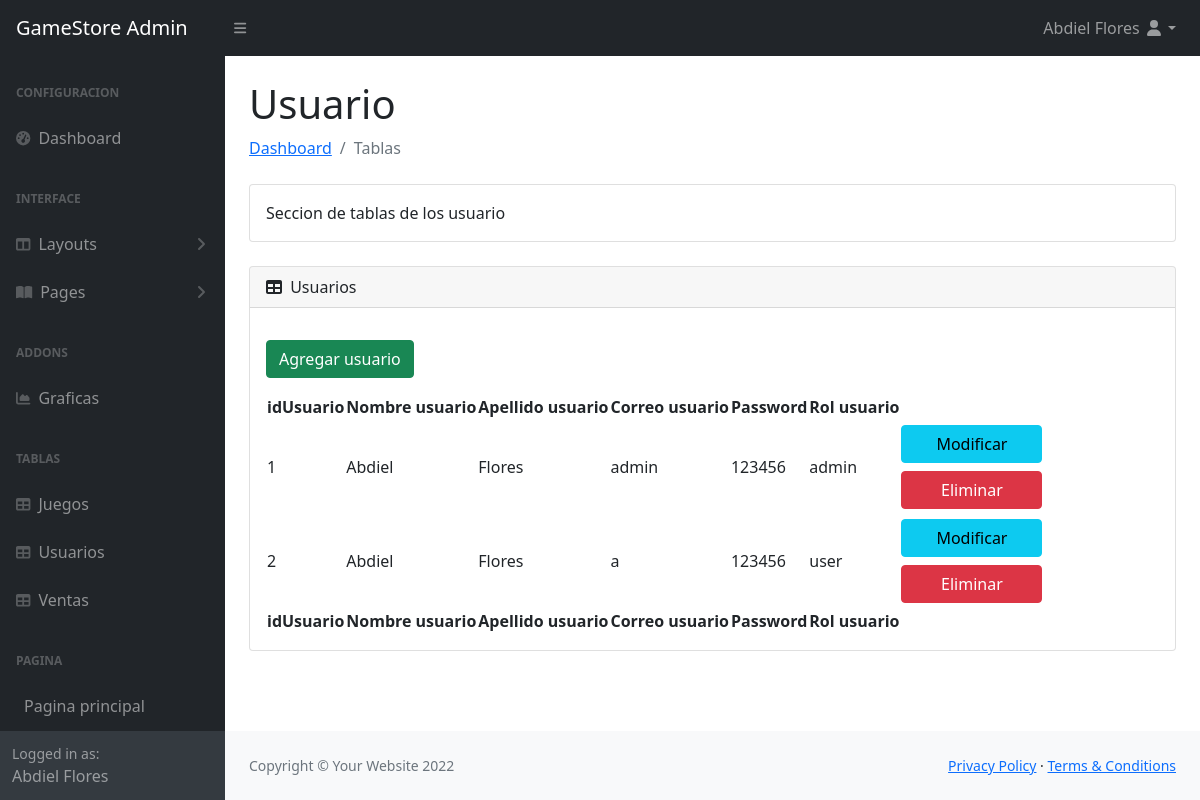
/dashboard/tablesUsuario.php (signed in), run on an earlier commit of the app's database.
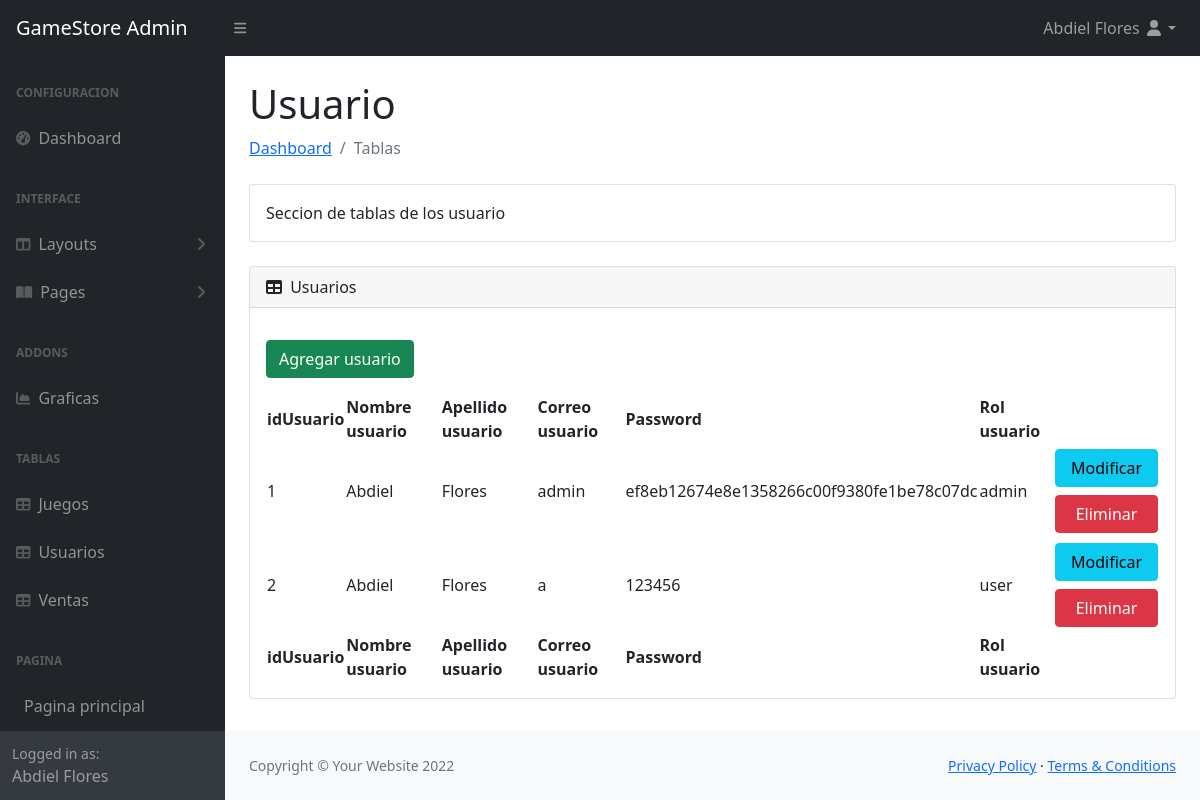
And on a later commit of the database.
### tables this page shows
CREATE TABLE Usuario(
idUsuario INT PRIMARY KEY AUTO_INCREMENT, 
nombreUsuario VARCHAR(50) NOT NULL,
apellidoUsuario VARCHAR(50) NOT NULL,  
correoUsuario VARCHAR(50) NOT NULL UNIQUE,  
passwordUsuario VARCHAR(1000) NOT NULL,
rolUsuario ENUM('user','admin') DEFAULT 'user' NOT NULL
);

### dashboard/tablesUsuario.php (the view, shortened to what this page needs)
<?php
    require '../database/conexion.php';
    $nombre = $_SESSION["nombre"];
    $apellido = $_SESSION["apellido"];
    $query = "SELECT * FROM usuario;";
    $sql = $conn->prepare($query);
    $sql->execute();
    $resultado = $sql->fetchAll(PDO::FETCH_ASSOC);
?>
<!DOCTYPE html>
<html lang="es">
    <head>
        <link href="https://cdn.jsdelivr.net/npm/simple-datatables@latest/dist/style.css" rel="stylesheet" />
        <link href="css/styles.css" rel="stylesheet" />
    </head>
    <body class="sb-nav-fixed">
        <nav class="sb-topnav navbar navbar-expand navbar-dark bg-dark">
            <a class="navbar-brand ps-3" href="principal.php">GameStore Admin</a>
            <button class="btn btn-link btn-sm order-1 order-lg-0 me-4 me-lg-0" id="sidebarToggle" href="#!"><i class="fas fa-bars"></i></button>
            <ul class="navbar-nav ms-auto me-0 me-md-3 my-2 my-md-0">
                <li class="nav-item dropdown">
                    <a class="nav-link dropdown-toggle" id="navbarDropdown" href="#" role="button" data-bs-toggle="dropdown" aria-expanded="false"> <?php echo $nombre." ".$apellido."  ";?><i class="fas fa-user fa-fw"></i></a>
                </li>
            </ul>
        </nav>
        <div id="layoutSidenav">
            <div id="layoutSidenav_nav">
                <nav class="sb-sidenav accordion sb-sidenav-dark" id="sidenavAccordion">
                    <div class="sb-sidenav-menu">
                        <div class="nav">
                            <div class="sb-sidenav-menu-heading">Configuracion</div>
                            <a class="nav-link" href="principal.php">
                                <div class="sb-nav-link-icon"><i class="fas fa-tachometer-alt"></i></div>
                                Dashboard
                            </a>
                            <div class="sb-sidenav-menu-heading">Interface</div>
                            <a class="nav-link collapsed" href="#" data-bs-toggle="collapse" data-bs-target="#collapseLayouts" aria-expanded="false" aria-controls="collapseLayouts">
                                <div class="sb-nav-link-icon"><i class="fas fa-columns"></i></div>
                                Layouts
                                <div class="sb-sidenav-collapse-arrow"><i class="fas fa-angle-down"></i></div>
                            </a>
                            <a class="nav-link collapsed" href="#" data-bs-toggle="collapse" data-bs-target="#collapsePages" aria-expanded="false" aria-controls="collapsePages">
                                <div class="sb-nav-link-icon"><i class="fas fa-book-open"></i></div>
                                Pages
                                <div class="sb-sidenav-collapse-arrow"><i class="fas fa-angle-down"></i></div>
                            </a>
                            <div class="sb-sidenav-menu-heading">Addons</div>
                            <a class="nav-link" href="charts.php">
                                <div class="sb-nav-link-icon"><i class="fas fa-chart-area"></i></div>
                                Graficas
                            </a>
                            <div class="sb-sidenav-menu-heading">Tablas</div>
                            <a class="nav-link" href="tables.php">
                                <div class="sb-nav-link-icon"><i class="fas fa-table"></i></div>
                                Juegos
                            </a>
                            <a class="nav-link" href="tablesUsuario.php">
                                <div class="sb-nav-link-icon"><i class="fas fa-table"></i></div>
                                Usuarios
                            </a>
                            <a class="nav-link" href="tablesVentas.php">
                                <div class="sb-nav-link-icon"><i class="fas fa-table"></i></div>
                                Ventas
                            </a>
                            <div class="sb-sidenav-menu-heading">Pagina</div>
                            <a class="nav-link" href="../index.php">
                                Pagina principal
                            </a>
                            <a class="nav-link" href="../database/salir.php">
                            </a>
                        </div>
                    </div>
                    <div class="sb-sidenav-footer">
                        <div class="small">Logged in as:</div>
                        <?php echo $nombre." ".$apellido."  ";?>
                    </div>
                </nav>
            </div>
            <div id="layoutSidenav_content">
                <main>
                    <div class="container-fluid px-4">
                        <h1 class="mt-4">Usuario</h1>
                        <ol class="breadcrumb mb-4">
                            <li class="breadcrumb-item"><a href="principal.php">Dashboard</a></li>
                            <li class="breadcrumb-item active">Tablas</li>
                        </ol>
                        <div class="card mb-4">
                            <div class="card-body">
                                Seccion de tablas de los usuario
                            </div>
                        </div>
                        <div class="card mb-4">
                            <div class="card-header">
                                <i class="fas fa-table me-1"></i>
                                Usuarios
                            </div>
                            <div class="card-body">
                                <table id="datatablesSimple">
                                    <button type="button" class="btn btn-success my-3" data-bs-toggle="modal" data-bs-target="#agregarUsuario">
                                        Agregar usuario
                                    </button>
                                    <thead>
                                        <tr>
                                            <th>idUsuario</th>
                                            <th>Nombre usuario</th>
                                            <th>Apellido usuario</th>
                                            <th>Correo usuario</th>
                                            <th>Password</th>
                                            <th>Rol usuario</th>
                                        </tr>
                                    </thead>
                                    <tfoot>
                                        <tr>
                                            <th>idUsuario</th>
                                            <th>Nombre usuario</th>
                                            <th>Apellido usuario</th>
                                            <th>Correo usuario</th>
                                            <th>Password</th>
                                            <th>Rol usuario</th>
                                        </tr>
                                    </tfoot>
                                    <tbody>
                                        <?php foreach($resultado as $row) {?>
                                            <?php
                                                $id = $row['idUsuario'];
                                                $nombreUsuario = $row['nombreUsuario'];
                                                $apellidoUsuario = $row['apellidoUsuario'];
                                                $correoUsuario = $row['correoUsuario'];
                                                $password = $row['passwordUsuario'];
                                                $rolUsuario = $row['rolUsuario'];
                                            ?>
                                            <tr>
                                                <td><?php echo $id;?> </td>
                                                <td><?php echo $nombreUsuario;?> </td>
                                                <td><?php echo $apellidoUsuario;?> </td>
                                                <td><?php echo $correoUsuario;?> </td>
                                                <td><?php echo $password;?> </td>
                                                <td><?php echo $rolUsuario;?> </td>
                                                <td>
                                                    <button type="button"   id="<?php echo $id;?>" class="btn btn-info col-12  my-1 px-0" data-bs-toggle="modal" data-bs-target="#modificarUsuario"  onClick="datos(<?php echo $id ?>,'<?php echo $nombreUsuario ?>','<?php echo $apellidoUsuario ?>','<?php echo $correoUsuario ?>','<?php echo $password ?>','<?php echo $rolUsuario ?>')">
                                                        Modificar
                                                    </button>
                                                    <button type="button"  id="<?php echo $id;?>" class="btn btn-danger col-12  my-1 px-0" data-bs-toggle="modal" data-bs-target="#eliminarUsuario"   onClick="eliminardatos(<?php echo $id ?>)">
                                                        Eliminar
                                                    </button>
                                                </td>
                                            </tr>
                                        <?php }?>
                                    </tbody>
                                </table>
                            </div>
                        </div>
                    </div>
                </main>
                <footer class="py-4 bg-light mt-auto">
                    <div class="container-fluid px-4">
                        <div class="d-flex align-items-center justify-content-between small">
                            <div class="text-muted">Copyright &copy; Your Website 2022</div>
                            <div>
                                <a href="#">Privacy Policy</a>
                                &middot;
                                <a href="#">Terms &amp; Conditions</a>
                            </div>
                        </div>
                    </div>
                </footer>
            </div>
        </div>
    </body>
</html>

What changed in the data, as far as the page shows it:
changed usuario "admin": passwordUsuario "123456" → "ef8eb12674e8e1358266c00f9380fe1be78c07dc"
